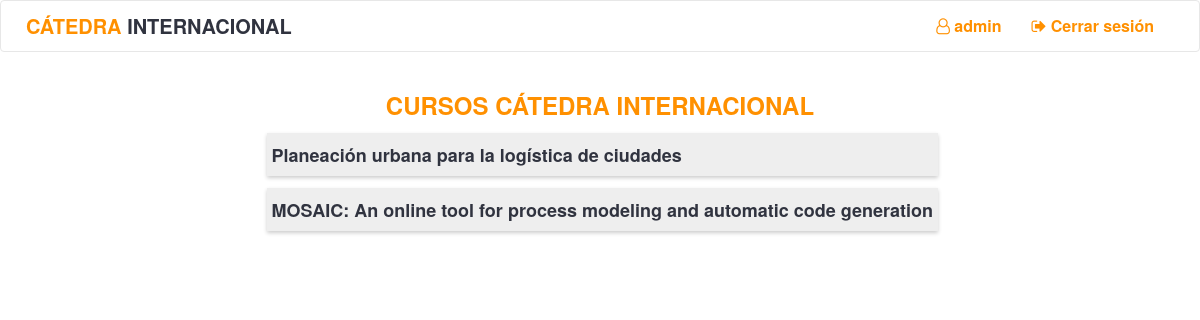
Before: /home/ (signed in) with the older database file.
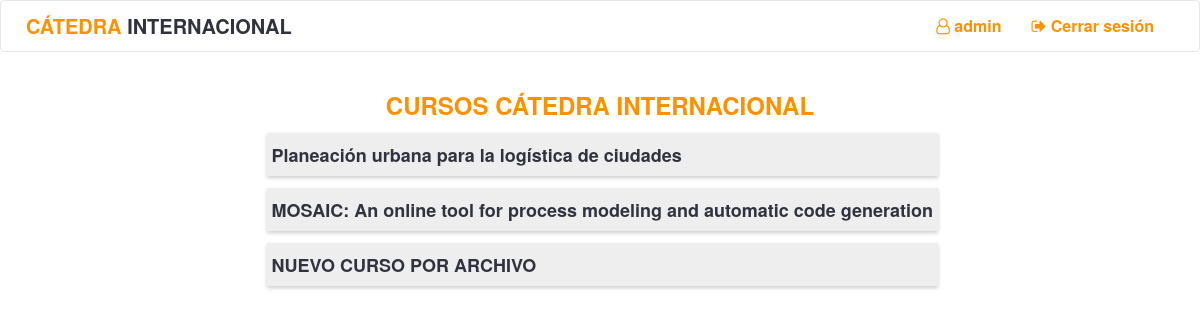
After: the same page with the newer database file.
### qr/models.py (models this page shows, shortened)
class Curso(models.Model):
    identificador = models.IntegerField(default=0000, null=False)
    nombre = models.CharField(max_length=300)
    clases = models.ManyToManyField(Clase)
    monitores = models.ManyToManyField(User)

### qr/views.py (the view)
# urls.py: url(r"^home/$", views.home, name="home"),
def home(request):
    if not request.user.is_authenticated():
        return redirect('qr:login')
    context = {
        "cursos": Curso.objects.filter(monitores=request.user),
    }
    return render(request, "qr/home.html", context)

### templates/qr/home.html (shortened to what this page needs)
{% extends 'qr/base.html' %}
{% block body %}
{% load staticfiles %}
    <div class="container">
        <div class="row">
            <div class="col-md-12">
                <h3 class="center"><b>CURSOS CÁTEDRA INTERNACIONAL</b></h3>
                {% if not cursos %}
                    <h3>No tienes cursos disponibles</h3>
                {% else %}
                    <table align="center">
                        <tbody>
                            {%  for curso in cursos %}
                            <tr>
                                <td class="td_curso"><h4><a href="{% url 'qr:curso' curso.id %}">{{ curso.nombre }}</a></h4></td>
                            </tr>
                            {% endfor %}
                        </tbody>
                    </table>
                {% endif %}
            </div>
            <div class="col-md-6"></div>
        </div>
    </div>
{% endblock %}

Changed rows visible on the page:
added Curso: nombre "NUEVO CURSO POR ARCHIVO"
